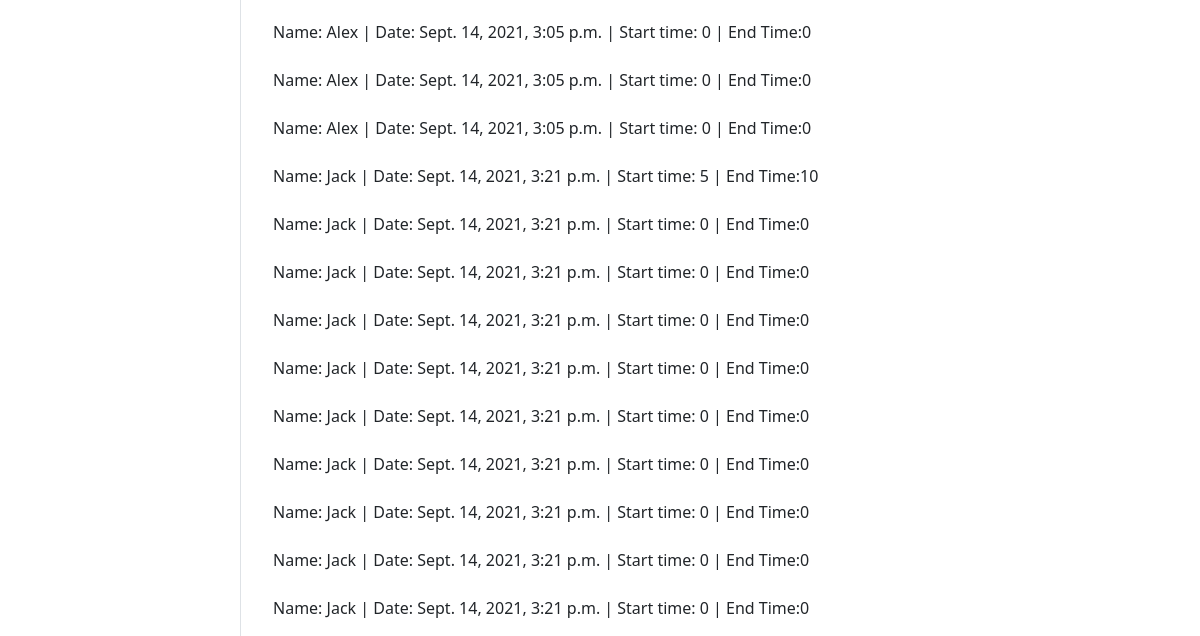
/core/reports/ (lower part), run on an earlier commit of the app's database.
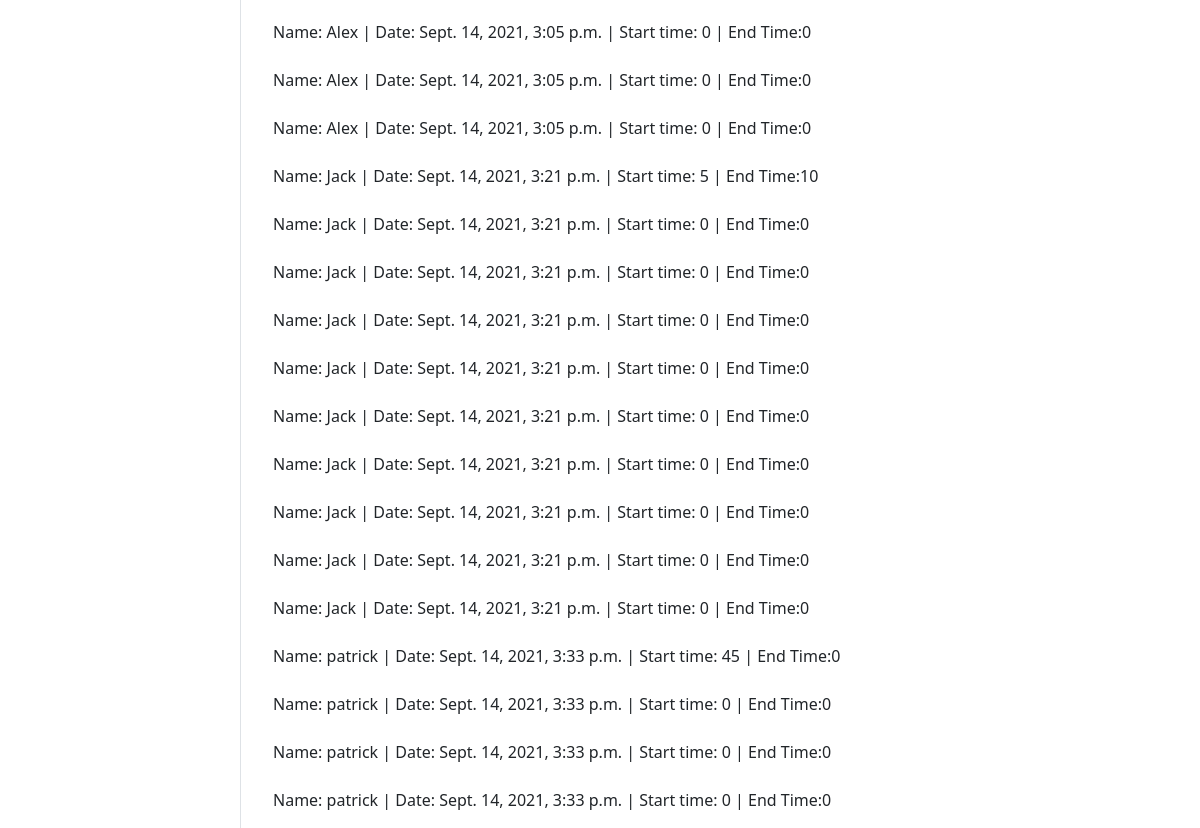
And on a later commit of the database.
### core/models.py (models this page shows, shortened)
class WorkEntry(models.Model):
    HC_CHOICES = (('A', 'AMCO'), ('F', 'FPB'))
    doctor_id = models.ForeignKey(User, on_delete=CASCADE)
    date = models.DateTimeField(auto_now_add=True)
    start_time = models.IntegerField(null= True, default=0)
    end_time = models.IntegerField(null = True, default = 0)
    hourscode = models.CharField(choices = HC_CHOICES, max_length = 4, default = 'AMCO')
    location = models.ForeignKey(Location, on_delete=CASCADE, default=2)

class User(models.Model):
    firstName = models.CharField( max_length=50, null= False)
    lastName = models.CharField( max_length=100, null= False)
    description = models.CharField(max_length=500 , null = True)
    email = models.EmailField( max_length = 254, null=True)
    user = models.ForeignKey(User, on_delete = CASCADE, default = 1 )
    email_conf = models.BooleanField(default = False) # if its admin a
    def __str__(self):
        return self.firstName

### core/views.py (the view)
# urls.py: path('reports/', reports_page , name='reports'),
def reports_page(request):
    entries = WorkEntry.objects.all()
    filter = WorkEntryFilter(request.GET, queryset=entries)
    entries = filter.qs
    context = {
        'entries': entries,
        'filter': filter
    }
    return render(request, 'reports.html', context)

### core/models.py (called while the page is built)
    def __str__(self):
        return self.name

### core/templates/reports.html (shortened to what this page needs)
{% extends 'main.html'%}
{% block content %}
<div>
    <ul>
        {% for entry in entries %}
            <br>Name: {{ entry.doctor_id }} | Date: {{ entry.date }} | Start time: {{ entry.start_time }} | End Time:{{ entry.end_time }}</br>
            {% endfor %}
  </ul>
</div>
{% endblock content %}

### core/templates/main.html (shortened to what this page needs)
{% load static %}
<!DOCTYPE html>
<html lang="en">
<html>
<body>
    <head>
        <link rel="stylesheet" href="{% static 'css/main.css' %}">
    </head>
        <div class="d-flex" id="wrapper">
            <div class="border-end bg-white" id="sidebar-wrapper">
            </div>
            {% block content %}{% endblock content %}
        </div>
</body>
</html>

What changed in the data, as far as the page shows it:
added WorkEntry: doctor_id "patrick", date "Sept. 14, 2021, 3:33 p.m.", start_time "45", end_time "0"
added WorkEntry: doctor_id "patrick", date "Sept. 14, 2021, 3:33 p.m.", start_time "0", end_time "0"
added WorkEntry: doctor_id "patrick", date "Sept. 14, 2021, 3:33 p.m.", start_time "0", end_time "0"
added WorkEntry: doctor_id "patrick", date "Sept. 14, 2021, 3:33 p.m.", start_time "0", end_time "0"
